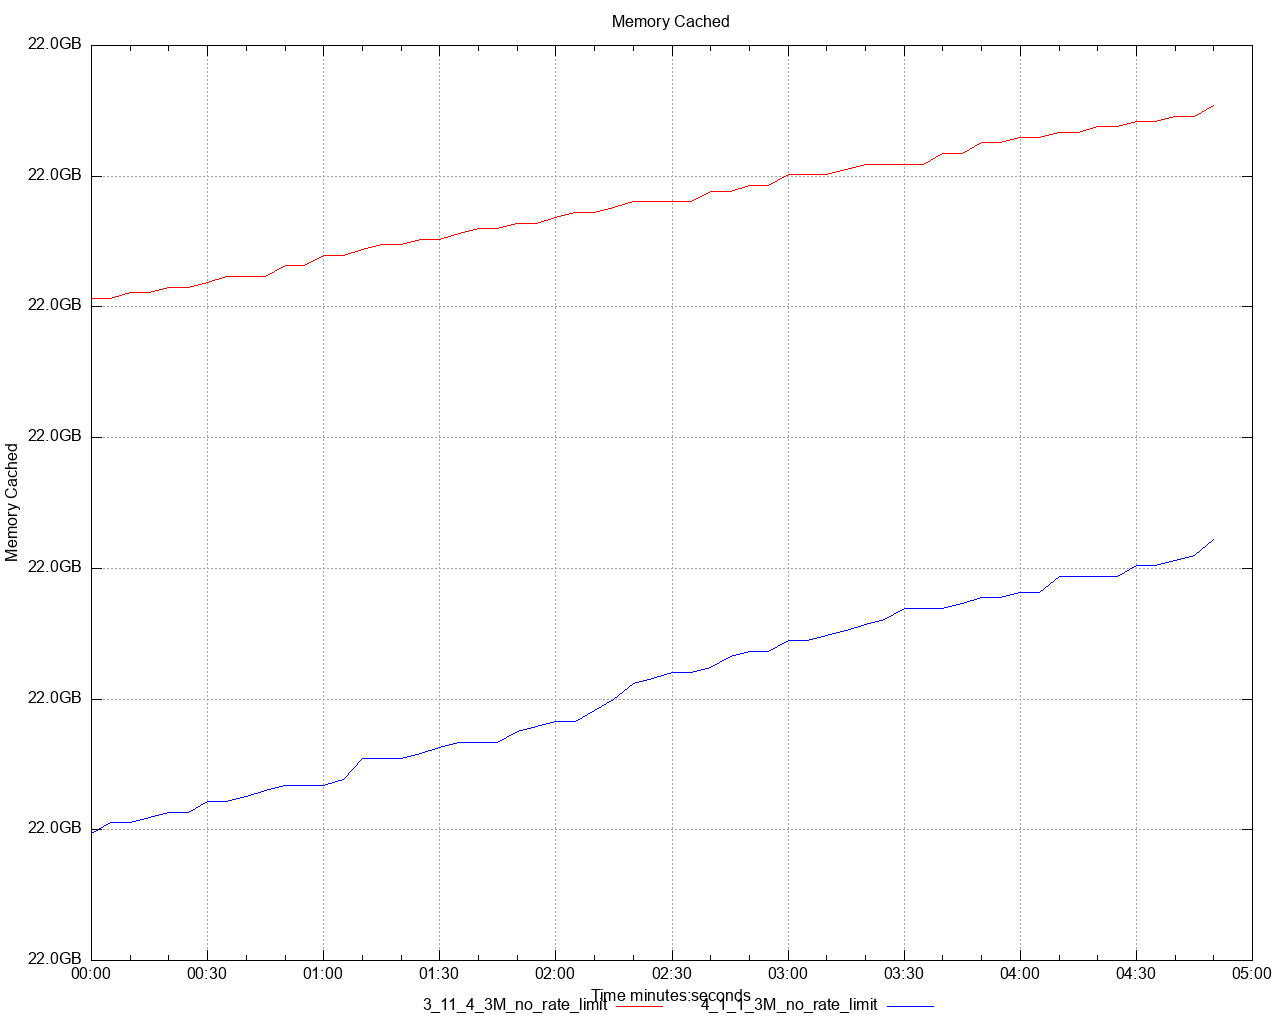

Reproduce this figure in gnuplot.
set title 'Memory Cached' noenhanced
set style data lines
set datafile separator ","
set terminal png size 1280,1024
set grid
set key below
set xdata time
set timefmt "%s"
offset = 0
t0(x)=(offset=($0==0) ? x : offset, x - offset)
set xlabel 'Time minutes:seconds'
set ylabel 'Memory Cached'
set format y '%.1s%cB'
set output '/Users/ahmet.mircik/simulator/tests/report_3M_no_rate_limit/dstat/memory_cached_A3.png'
plot \
   '/Users/ahmet.mircik/simulator/tests/report_3M_no_rate_limit/data/memory_cached_A3_1.data' using (t0(timecolumn(1))):2 title "3_11_4_3M_no_rate_limit" noenhanced lt rgb "red", \
   '/Users/ahmet.mircik/simulator/tests/report_3M_no_rate_limit/data/memory_cached_A3_2.data' using (t0(timecolumn(1))):2 title "4_1_1_3M_no_rate_limit" noenhanced lt rgb "blue", \
